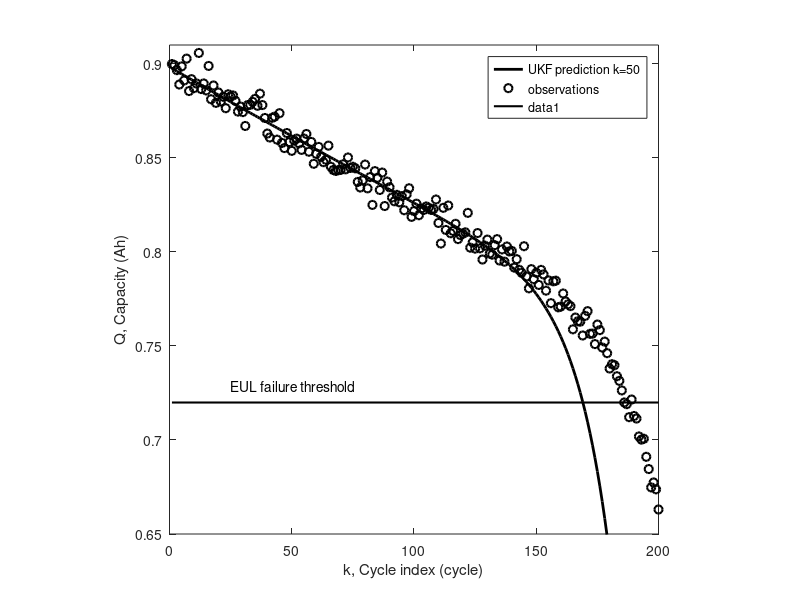

MATLAB code to generate this figure: (Note: this script raises an error after producing the figure.)
clc
clear all 
close all

%Eric Walker
%M.S. thesis UKF

%% UKF He, et al
second_batt = (-9.86e-7) * exp(5.752e-2 * (1:200)) + (8.983e-1) *...
    exp((-8.340e-4) * (1:200)) + 0.005*randn(1,200);

theta=[-9.86e-7; 5.752e-2; 8.983e-1; -8.34e-4];

P       = diag([(3.442e-8 - (-2.007e-6)), (6.221e-2 - 5.283e-2), ...
    (9.035e-1 - 8.931e-1), (-7.670e-4 - (-9.007e-4))])^2  ;...
    % 0.95 confidence from He, et al.
kappa   = 0.5;
Q_storage = []
for i = 1:length(second_batt)
    C        = chol(P);
    Chi(:,1) = theta;
    Chi(:,2) = theta + sqrt(4 + kappa)*[C(1,1); 0; 0; 0];
    Chi(:,3) = theta + sqrt(4 + kappa)*[0; C(2,2); 0; 0];  
    Chi(:,4) = theta + sqrt(4 + kappa)*[0; 0; C(3,3); 0];  
    Chi(:,5) = theta + sqrt(4 + kappa)*[0; 0; 0; C(4,4)];  
    Chi(:,6) = theta - sqrt(4 + kappa)*[C(1,1); 0; 0; 0];
    Chi(:,7) = theta - sqrt(4 + kappa)*[0; C(2,2); 0; 0];  
    Chi(:,8) = theta - sqrt(4 + kappa)*[0; 0; C(3,3); 0];  
    Chi(:,9) = theta - sqrt(4 + kappa)*[0; 0; 0; C(4,4)];  
    W(1)     = kappa / sqrt(4 + kappa);
    W(2:9)   = 1     / (2*(4+kappa));
    W        = W/sum(W);

    Q_cap    = Chi(1,:) .* exp( Chi(2,:) * i ) + Chi(3,:) .* ...
        exp( Chi(4,:) * i ); 
    
    Q_hat    = sum(W.*Q_cap);
    Q_storage = [Q_storage; Q_hat];
    
    if i < 51
        P_yy     = sum(W.*((Q_cap).^2));
        
        
        P_xy     = (Chi - repmat(theta,1,9)) .* [W;W;W;W] *(Q_cap...
            - Q_hat)'; 
        K_k      = P_xy/(P_yy+0.05);
        egg      = theta + K_k*(second_batt(i) - Q_hat);
        theta(1) = egg(1);
        theta(2) = egg(2);
        theta(3) = egg(3);
        theta(4) = egg(4);


        P        = P - K_k * P_xy';
    end


end
figure
hold on
plot(1:length(second_batt), Q_storage, 'k-','linewidth',2)
plot(1:length(second_batt), second_batt,'ko','linewidth',1.5)
legend('UKF prediction k=50', 'observations')
plot([1,200],second_batt(1)*0.8*[1,1],'k-','linewidth',1.5) 
text(25,second_batt(1)*0.81,'EUL failure threshold')
ylim([0.65, 0.91])
xlabel('k, Cycle index (cycle)')
ylabel('Q, Capacity (Ah)')
axis square
box on


%% UKF ECM
clear all
load(['D:\Documents and Settings\Eric\My Documents\spring 2013\'...
    'NASA Ames Data\B0006.mat']);


global first_discharge_time first_discharge_current...
    first_discharge_voltage;
first_discharge_voltage = B0006.cycle(1,4).data.Voltage_measured...
    (3:end);
first_discharge_time    = B0006.cycle(1,4).data.Time(3:end);
first_discharge_current = B0006.cycle(1,4).data.Current_measured...
    (3:end);

second_discharge_voltage = B0006.cycle(1,2).data.Voltage_measured...
    (3:end);
second_discharge_time    = B0006.cycle(1,2).data.Time(3:end);
second_discharge_current = B0006.cycle(1,2).data.Current_measured...
    (3:end);
second_discharge_time    = [second_discharge_time ...
    (second_discharge_time(1:30) + second_discharge_time(end))];
second_discharge_current = [second_discharge_current ...
    second_discharge_current(1:30)];

[ecm, resnorm, residuals] = lsqnonlin( @ecm_obj_fun, ...
    [1.17e-8, 2.1, 1795.6, 0.28],[0 0 0 0], [1, 10, 2000, 2]);
ecm=ecm'
sigma = 0.0015;


V_cell_storage = [];
R = ecm(1) %+ ecm(1)/4 * randn(1,50)%1795;
Q = ecm(2) % + ecm(2)/20*(randn(1,50))); % %2.0593;
C = ecm(3) %+ ecm(3)/4 * randn(1,50);%1.17e-8;
R_ct = ecm(4) %+ ecm(4)/4*randn(1,50) %0.1451;


P       = (diag(ecm) / 20)^2;


ecm_orig= ecm;
kappa = 0.5;
for i = 1:length(second_discharge_voltage)

    C        = chol(P);
    Chi(:,1) = ecm;
    Chi(:,2) = ecm + sqrt(4 + kappa)*[C(1,1); 0; 0; 0];
    Chi(:,3) = ecm + sqrt(4 + kappa)*[0; C(2,2); 0; 0];  
    Chi(:,4) = ecm + sqrt(4 + kappa)*[0; 0; C(3,3); 0];  
    Chi(:,5) = ecm + sqrt(4 + kappa)*[0; 0; 0; C(4,4)];  
    Chi(:,6) = ecm - sqrt(4 + kappa)*[C(1,1); 0; 0; 0];
    Chi(:,7) = ecm - sqrt(4 + kappa)*[0; C(2,2); 0; 0];  
    Chi(:,8) = ecm - sqrt(4 + kappa)*[0; 0; C(3,3); 0];  
    Chi(:,9) = ecm - sqrt(4 + kappa)*[0; 0; 0; C(4,4)];  
    W(1)     = kappa / sqrt(4 + kappa);
    W(2:9)   = 1     / (2*(4+kappa));
    W        = W/sum(W);

    SOC_cell = 1 + second_discharge_current(i) ./ ...
        (Chi(2,:)*3600) .* second_discharge_time(i);

    SOC_n = 0.79.*SOC_cell + 0.01;
    SOC_p = 0.97-0.51*SOC_cell;
    
    x_nsurf = SOC_n;
    x_psurf_set = SOC_p;

    
    U_n     = .7222 + .1387*x_nsurf + .029*x_nsurf.^0.5 -...
        .0172./x_nsurf + ...
        .0019./x_nsurf.^1.5 + .2808 * exp(0.9-15*x_nsurf) -...
        .7984 * exp (...
        0.4465*x_nsurf - 0.4108);
    
    U_p_set     = ( -4.656 + 88.669 * x_psurf_set.^2 - 401.119 *...
        x_psurf_set.^4 + 342.909 * ...
        x_psurf_set.^6 - 462.471 * x_psurf_set.^8 + 433.434 *...
        x_psurf_set.^10 ) ./ ...
        ( -1 + 18.933*x_psurf_set.^2 - 79.532 * x_psurf_set.^4 +...
        37.311 * x_psurf_set.^6 ...
        - 73.083 * x_psurf_set.^8 + 95.96*x_psurf_set.^10 );
    
    V_o = U_p_set - U_n ;
    
    V_cell = V_o + second_discharge_current(i)*Chi(1,:) + ...
        Chi(2,:)./Chi(3,:) .* exp(-second_discharge_time(i)./...
        (Chi(4,:) .* Chi(3,:)))...
        + second_discharge_current(i).*Chi(4,:).*(1-exp(...
        -second_discharge_time(i)./(Chi(4,:) .* Chi(3,:))));

    
    y_hat    = sum(W.*V_cell);
    V_cell_storage = [V_cell_storage; y_hat];
    
    if i < 50
        P_yy     = sum(W.*((V_cell).^2));
        
        
        P_xy     = (Chi - repmat(ecm,1,9)) .* [W; W; W; W] *...
            (V_cell - y_hat)'; %P_xz is (1x1).
        K_k      = P_xy/(P_yy+0.05);
        ecm      = ecm + K_k*(second_discharge_voltage(i) - y_hat);
        
        
        err(i)   = (second_discharge_voltage(i) - y_hat);

        P        = P - K_k * P_xy';
    end


end

% This block of code is to stop the prediction when the
%voltage drops below 2.5 volts.
k=1
while V_cell_storage(k) > 2.5 && k < 195
    k = k+1;
end
V_cell_storage = V_cell_storage(1:k);

figure
hold on
plot(second_discharge_time(1:length(V_cell_storage)),...
    V_cell_storage,'k-','linewidth',2)
plot(second_discharge_time(1:length(second_discharge_voltage)),...
    second_discharge_voltage, 'ko', 'linewidth', 1.5)
plot([1,4250],2.5*[1,1],'k-','linewidth',1.5) % The EODV line.
text(25,2.55,'EODV failure threshold')
axis([0 4250 2.4 4])
axis square
box on
xlabel('Time (s)')
ylabel('Voltage (V)')
legend('UKF prediction 928.6 (s)', 'observations')

%% UKF SP

S_n    = 0.2447;
S_p    = 0.2536;
k_n    = 37.4312e-12;
k_p    = 17.4733e-12;
R_n    = 2e-6;
R_p    = 2e-6;
D_n    = 29.0798e-15;
D_p    = 27.9034e-15;
c_nmax = 30074.5;
c_pmax = 51563.5;
c_e    = 1000;
x_navg = 0.8957971;
x_pavg = 0.5075848;
T      = 298.15;
R_g    = 8.3143;
F      = 96487;
alpha_a  = 0.5;
alpha_c  = 0.5;

P = (diag([S_n,S_p,x_navg,x_pavg]./20))^2;
C = P;
kappa = 0.2;

for i=1:length(second_discharge_time)


    C        = chol(P);
    Chi(:,1) = [S_n; S_p; x_navg; x_pavg];
    Chi(:,2) = [S_n; S_p; x_navg; x_pavg] + ...
        sqrt(4 + kappa)*[C(1,1); 0; 0; 0];
    Chi(:,3) = [S_n; S_p; x_navg; x_pavg] + ...
        sqrt(4 + kappa)*[0; C(2,2); 0; 0];  
    Chi(:,4) = [S_n; S_p; x_navg; x_pavg] + ...
        sqrt(4 + kappa)*[0; 0; C(3,3); 0];  
    Chi(:,5) = [S_n; S_p; x_navg; x_pavg] + ...
        sqrt(4 + kappa)*[0; 0; 0; C(4,4)];  
    Chi(:,6) = [S_n; S_p; x_navg; x_pavg] - ...
        sqrt(4 + kappa)*[C(1,1); 0; 0; 0];
    Chi(:,7) = [S_n; S_p; x_navg; x_pavg] - ...
        sqrt(4 + kappa)*[0; C(2,2); 0; 0];  
    Chi(:,8) = [S_n; S_p; x_navg; x_pavg] - ...
        sqrt(4 + kappa)*[0; 0; C(3,3); 0];  
    Chi(:,9) = [S_n; S_p; x_navg; x_pavg] - ...
        sqrt(4 + kappa)*[0; 0; 0; C(4,4)];  
    W(1)     = kappa / sqrt(4 + kappa);
    W(2:9)   = 1     / (2*(4+kappa));
    W        = W/sum(W); 



    %%%%%Now the SP measurement model
    Iapp = second_discharge_current(i);
    J_n  = -Iapp./Chi(1,:);
    J_p  = Iapp./Chi(2,:);
    x_nsurf = Chi(3,:) - ( J_n * R_n ) / ( 5 * F * D_n * c_nmax);
    x_psurf = Chi(4,:) - ( J_p * R_p ) / ( 5 * F * D_p * c_pmax);

    U_n     = .7222 + .1387*x_nsurf + .029*x_nsurf.^0.5 -...
        .0172./x_nsurf + ...
        .0019./x_nsurf.^1.5 + .2808 * exp(0.9-15*x_nsurf) -...
        .7984 * exp (...
        0.4465*x_nsurf - 0.4108);
    
    U_p      = ( -4.656 + 88.669 * x_psurf.^2 - 401.119 *...
        x_psurf.^4 + 342.909 * ...
        x_psurf.^6 - 462.471 * x_psurf.^8 + 433.434 *...
        x_psurf.^10 ) ./ ...
        ( -1 + 18.933*x_psurf.^2 - 79.532 * x_psurf.^4 + 37.311 *...
        x_psurf.^6 ...
        - 73.083 * x_psurf.^8 + 95.96*x_psurf.^10 );
    eta_n    = R_g * T / (F * alpha_a) * log( ( J_n + (-4*c_e*...
        F^2*c_nmax^2*k_n^2*x_nsurf.^2 ...
       + 4*c_e*F^2*c_nmax^2*k_n^2.*x_nsurf+J_n.^2).^0.5 ) ./ (2*...
       F*c_e^0.5*k_n*(c_nmax*x_nsurf).^0.5 .* ...
       (c_nmax-c_nmax.*x_nsurf).^0.5) ) ;
   
    eta_p    = R_g * T / (F * alpha_c) * log( ( J_p + (-4*c_e*...
        F^2*c_pmax^2*k_p^2.*x_psurf_set.^2 ...
       + 4*c_e*F^2*c_pmax^2*k_p^2.*x_psurf_set+J_p.^2).^0.5 ) ./...
       (2*F*c_e^0.5*k_p.*(c_pmax.*x_psurf_set).^0.5 .* ...
       (c_pmax-c_pmax.*x_psurf_set).^0.5) );
   
    zeta = real(U_p + eta_p - U_n - eta_n);
    y_hat    = sum(W.*zeta);
    P_yy     = sum(W.*((zeta-y_hat).^2));
    y_hat_storage(i) = y_hat;
    
    if i <= 50
        P_xy     = (Chi - repmat([S_n; S_p; x_navg; x_pavg],1,9))...
            .* [W; W; W; W] *(zeta - y_hat)'; 
        K_k      = P_xy/(P_yy+0.05);
        egg      = [S_n; S_p; x_navg; x_pavg] + K_k*(...
            second_discharge_voltage(i) - y_hat);
        S_n      = egg(1);
        S_p      = egg(2);
        x_navg   = egg(3);
        x_pavg   = egg(4);
        
%       Q        = 0.4e-4 * ones(4,4);
        P        = P - K_k * P_xy';% + Q;
    end
        J_n  = -Iapp./S_n;
        J_p  = Iapp./S_p;
        x_navg    = x_navg - 3 * J_n / (F * R_n * c_nmax) ;
        x_pavg    = x_pavg - 3 * J_p / (F * R_p * c_pmax) ;
    
end

y_hat_storage = y_hat_storage(1:find(y_hat_storage<2.5,1));
figure
hold on
plot(second_discharge_time(1:length(y_hat_storage)), y_hat_storage,...
    'k-', 'linewidth', 2)
plot(second_discharge_time, second_discharge_current, 'ko')
axis([0 4300 2.4 4])
xlabel('Time (s)')
ylabel('Voltage (V)')
legend('UKF prediction 928.6 (s)', 'observations')
plot([1,4250],2.5*[1,1],'k-','linewidth',1.5) % The EODV line.
text(25,2.55,'EODV failure threshold')
plot(second_discharge_time(1:length(second_discharge_voltage)),...
    second_discharge_voltage,'ko')
axis square
box on